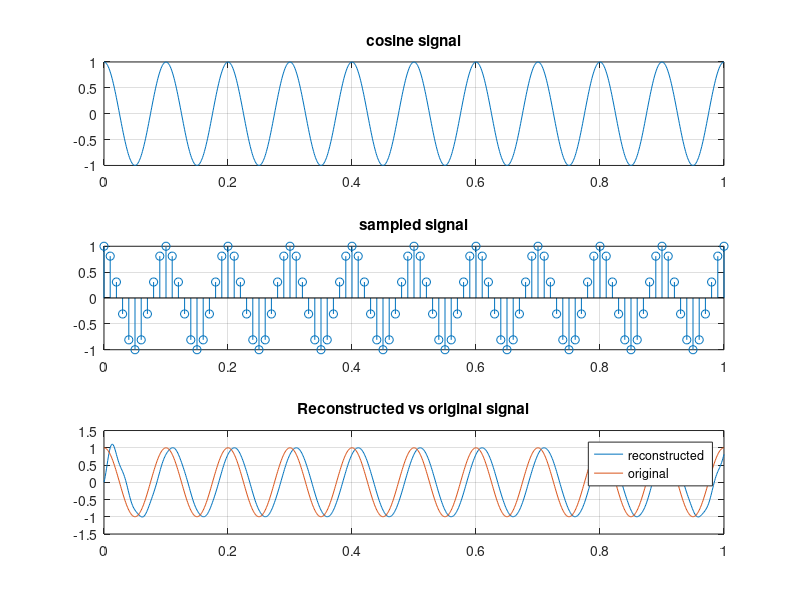

Reproduce this figure in MATLAB.
f1 = 10;
fs = 100;
tmin = 0;
tmax = 10/f1;
t = tmin:1e-3:tmax;
x1 = cos(2*pi*f1*t);
Ts = 1/fs;
ts = tmin:Ts:tmax;
x1_sampled = cos(2*pi*f1*ts);
x1_reconstructed = zeros(1, length(t));
samples = length(ts);
for i = 1:1:length(t)
    x1_reconstructed(i) = sum(x1_sampled.*sinc((t(i)-(1:samples)*Ts)./Ts));
end
figure(1)
subplot(3,1,1)
plot(t,x1);
grid on
title('cosine signal')
subplot(3,1,2)
stem(ts, x1_sampled)
grid on
title('sampled signal')
subplot(3,1,3)
plot(t,x1_reconstructed)
hold on
plot(t, x1);
legend('reconstructed', 'original')
hold off
title('Reconstructed vs original signal')
grid on